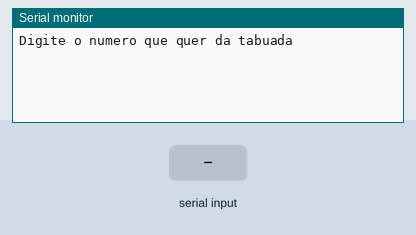
A sketch run on a simulated Arduino Uno, built with avr-gcc and run on an emulated ATmega328P. On the bench: the last lines printed to the serial monitor. Inputs (shaded band) come from the test bench.

Above: at 1.2 s.
1.3 s: "90,45\n" received over Serial
At 2.1 s:
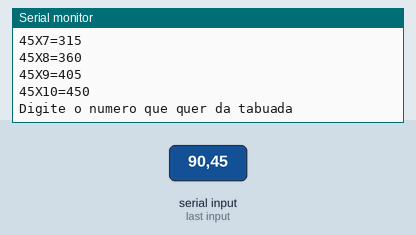
2.8 s: "30,150\n" received over Serial
At 5.0 s:
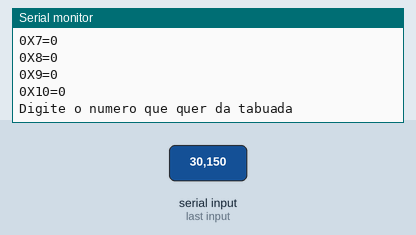
Timing chart, 0 to 6.5 s (numbered marks = the images above; inputs shaded):
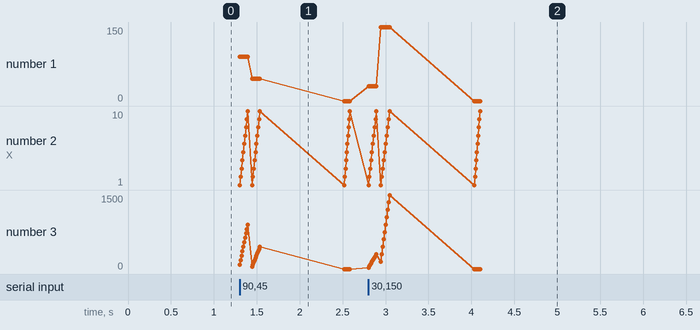

The sketch:

EXERCICIO_FOR_01.ino
```cpp
// C++ code
//

int tabuadaEscolhida;
int resultado;

void setup()
{
  Serial.begin(9600);
}

void loop()
{
 Serial.println("Digite o numero que quer da tabuada");
 while (! Serial.available()){}
 tabuadaEscolhida = Serial.parseInt();

 for(int contador =1; contador <= 10; contador ++){
 resultado = tabuadaEscolhida * contador;
 Serial.println(String(tabuadaEscolhida) + "X" + String(contador) + "=" + String(resultado));
 }
} 
```

Measured:
- after the input at 1.3 s, the serial monitor: prints a new line at once (image 1)
- after the input at 2.8 s, the serial monitor: prints a new line at once (image 2)
